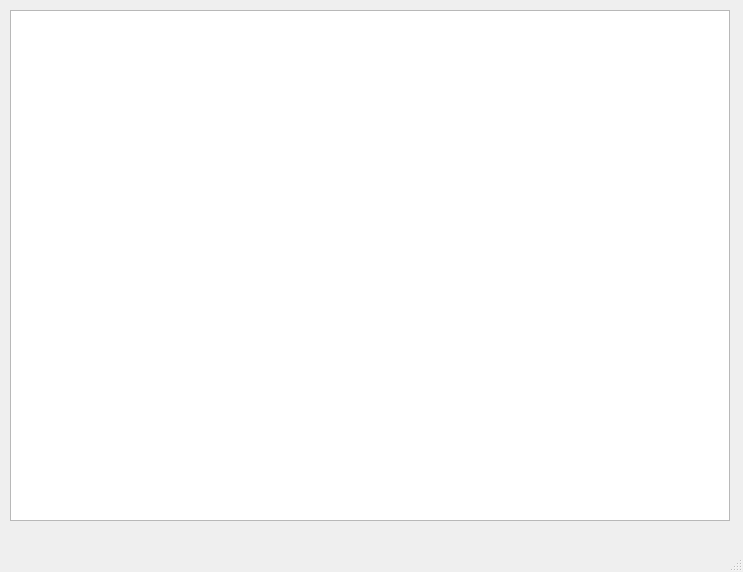
<?xml version="1.0" encoding="UTF-8"?>
<ui version="4.0">
 <class>MainWindow</class>
 <widget class="QMainWindow" name="MainWindow">
  <property name="geometry">
   <rect>
    <x>0</x>
    <y>0</y>
    <width>743</width>
    <height>572</height>
   </rect>
  </property>
  <property name="windowTitle">
   <string>MainWindow</string>
  </property>
  <widget class="QWidget" name="centralwidget">
   <widget class="QTableWidget" name="tableWidget">
    <property name="geometry">
     <rect>
      <x>10</x>
      <y>10</y>
      <width>720</width>
      <height>511</height>
     </rect>
    </property>
   </widget>
  </widget>
  <widget class="QMenuBar" name="menubar">
   <property name="geometry">
    <rect>
     <x>0</x>
     <y>0</y>
     <width>743</width>
     <height>21</height>
    </rect>
   </property>
  </widget>
  <widget class="QStatusBar" name="statusbar"/>
 </widget>
 <resources/>
 <connections/>
</ui>
